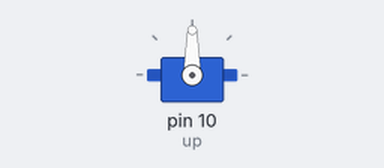
A sketch run on a simulated Arduino Uno, built with avr-gcc and run on an emulated ATmega328P. On the bench: servo.

Above: at 0.05 s.
At 1.55 s:
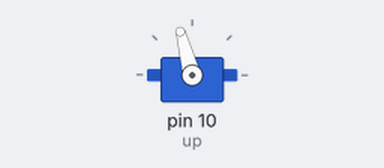
At 3.0 s:
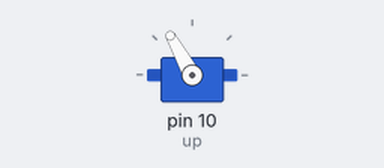
Timing chart, 0 to 4.5 s (numbered marks = the images above):
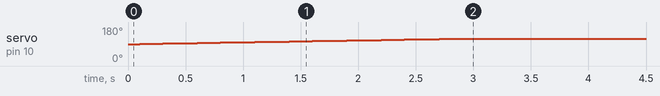

Measured:
- by itself, servo on pin 10 (up): moves from 90° to 119° over 2.8 s

The sketch:

up_test.ino
```cpp
#include<Servo.h>
Servo up;
int i=90;
void setup() {
  // put your setup code here, to run once:
up.attach(10);
}

void loop() {
  // put your main code here, to run repeatedly:

for(;i<120;i++)
{
  up.write(i);
  delay(100);
}


}
```
